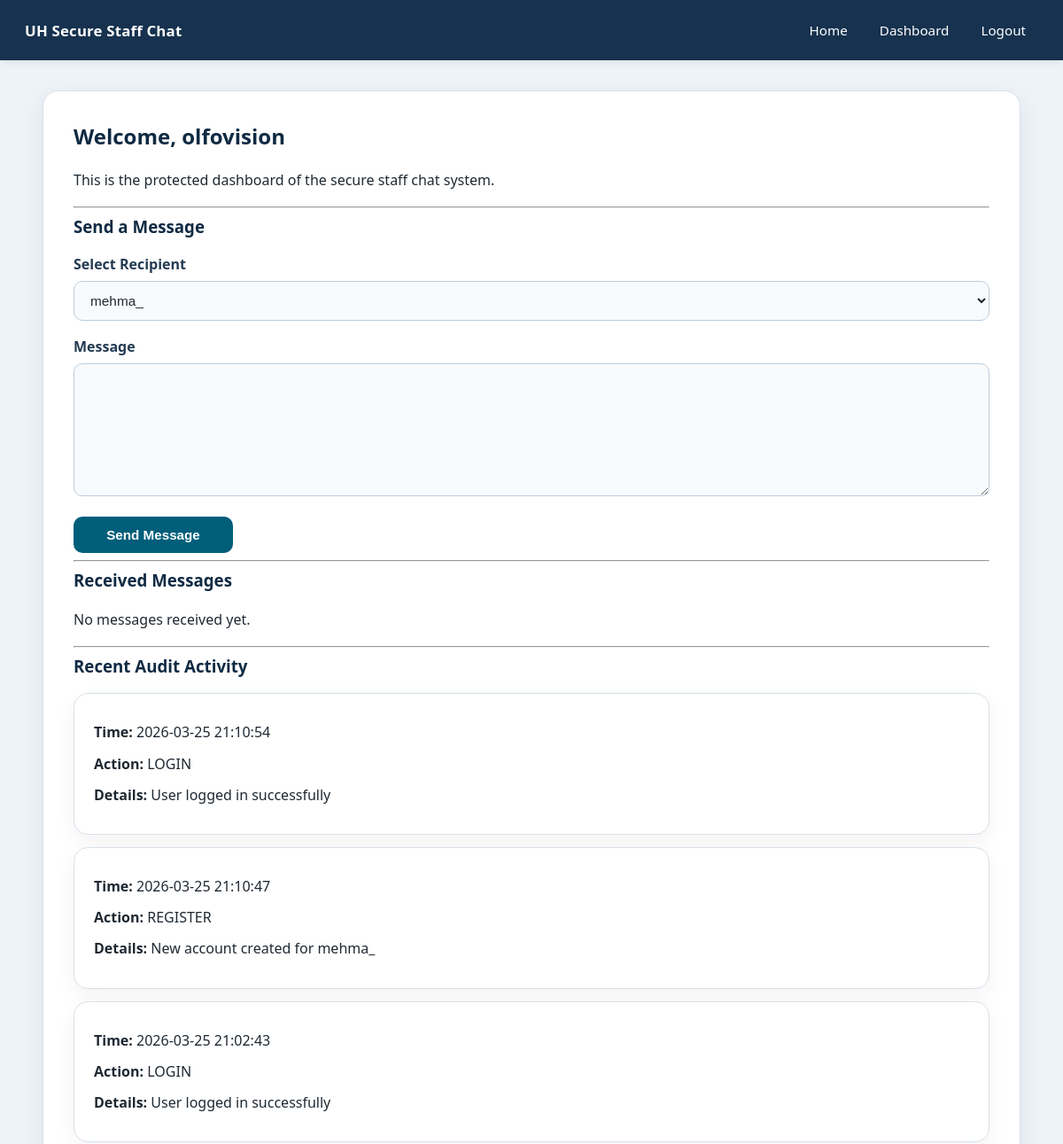
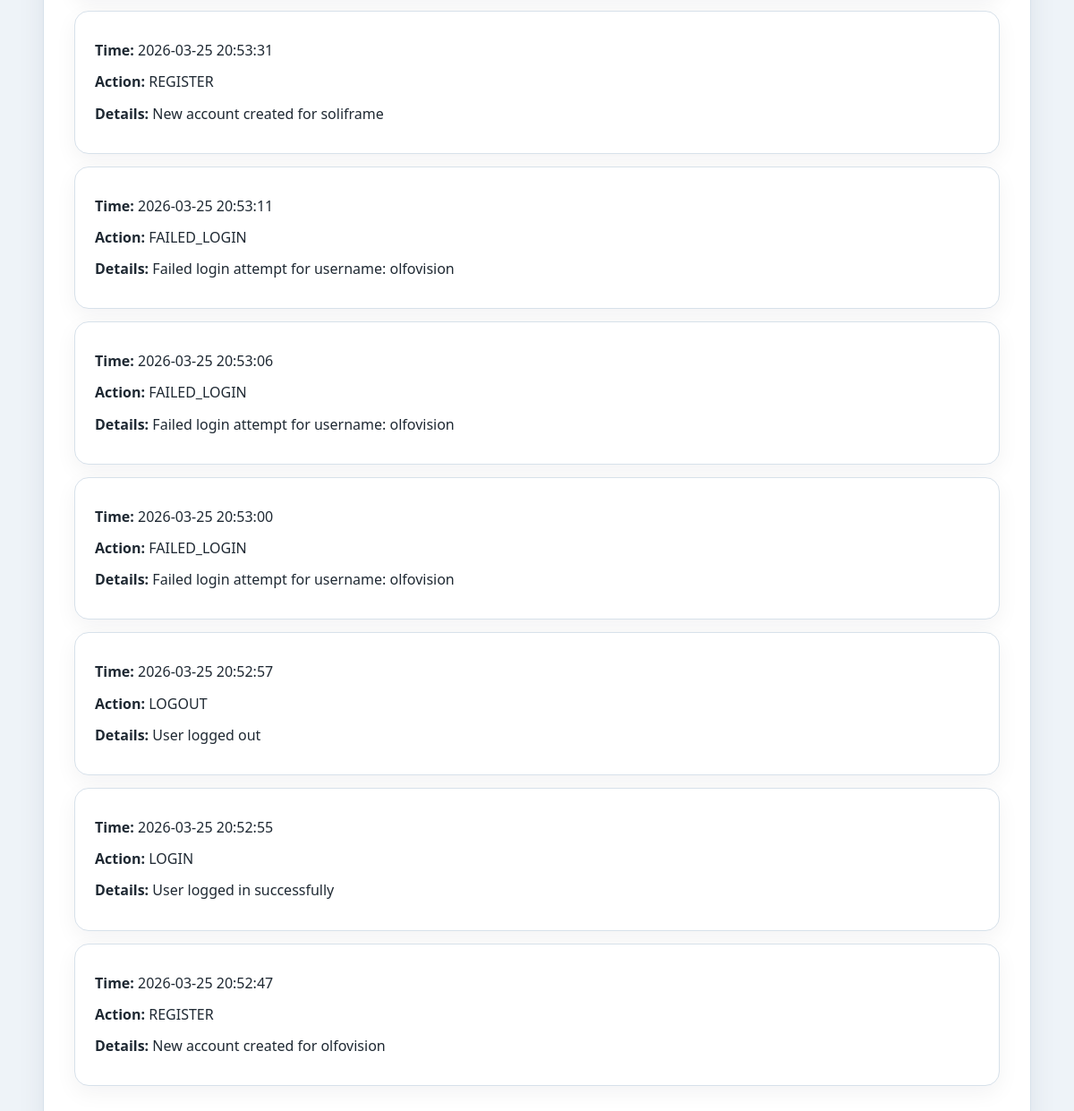
The page /dashboard (signed in) on the database as committed earlier (2 pictures, top to bottom).
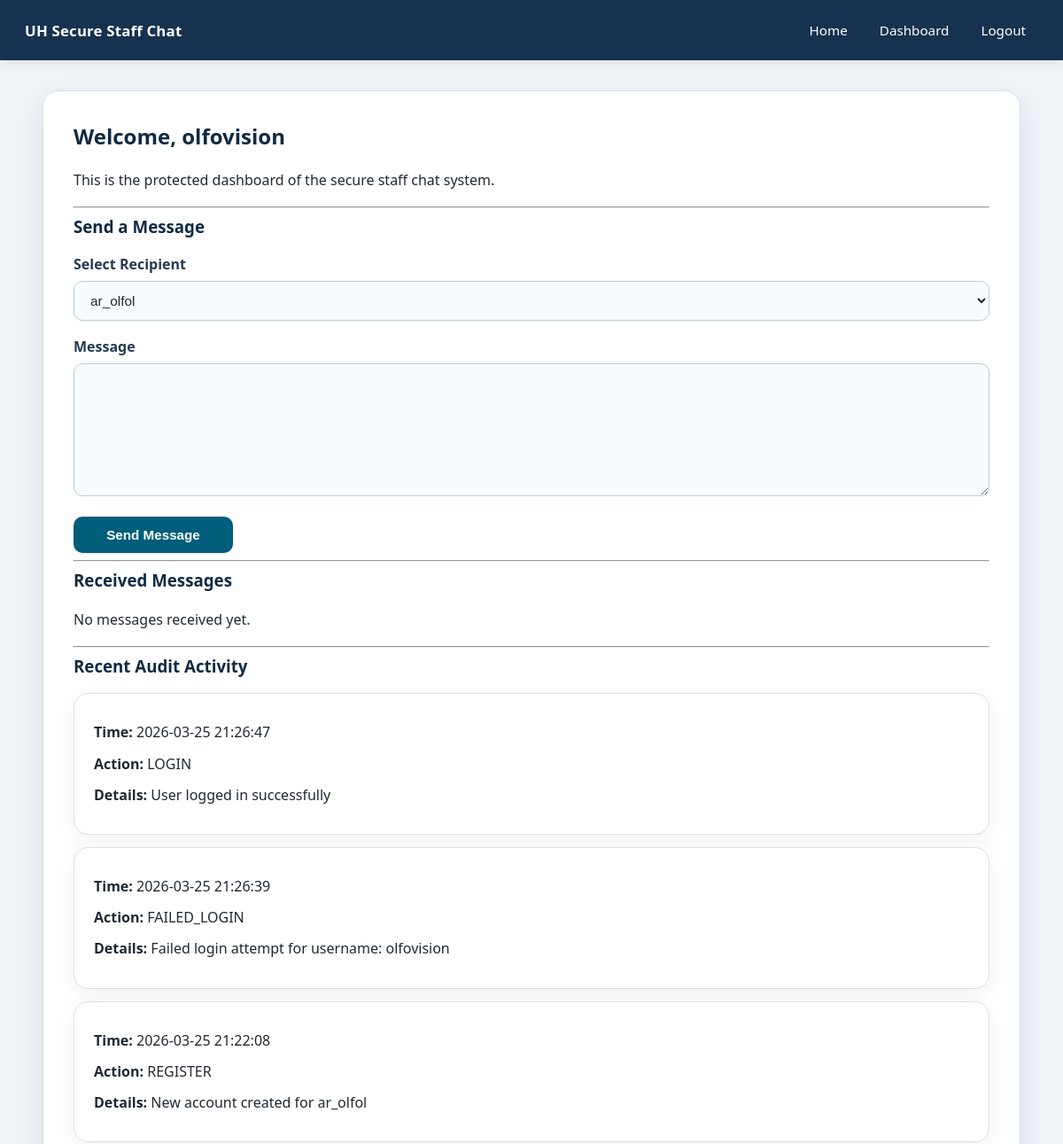
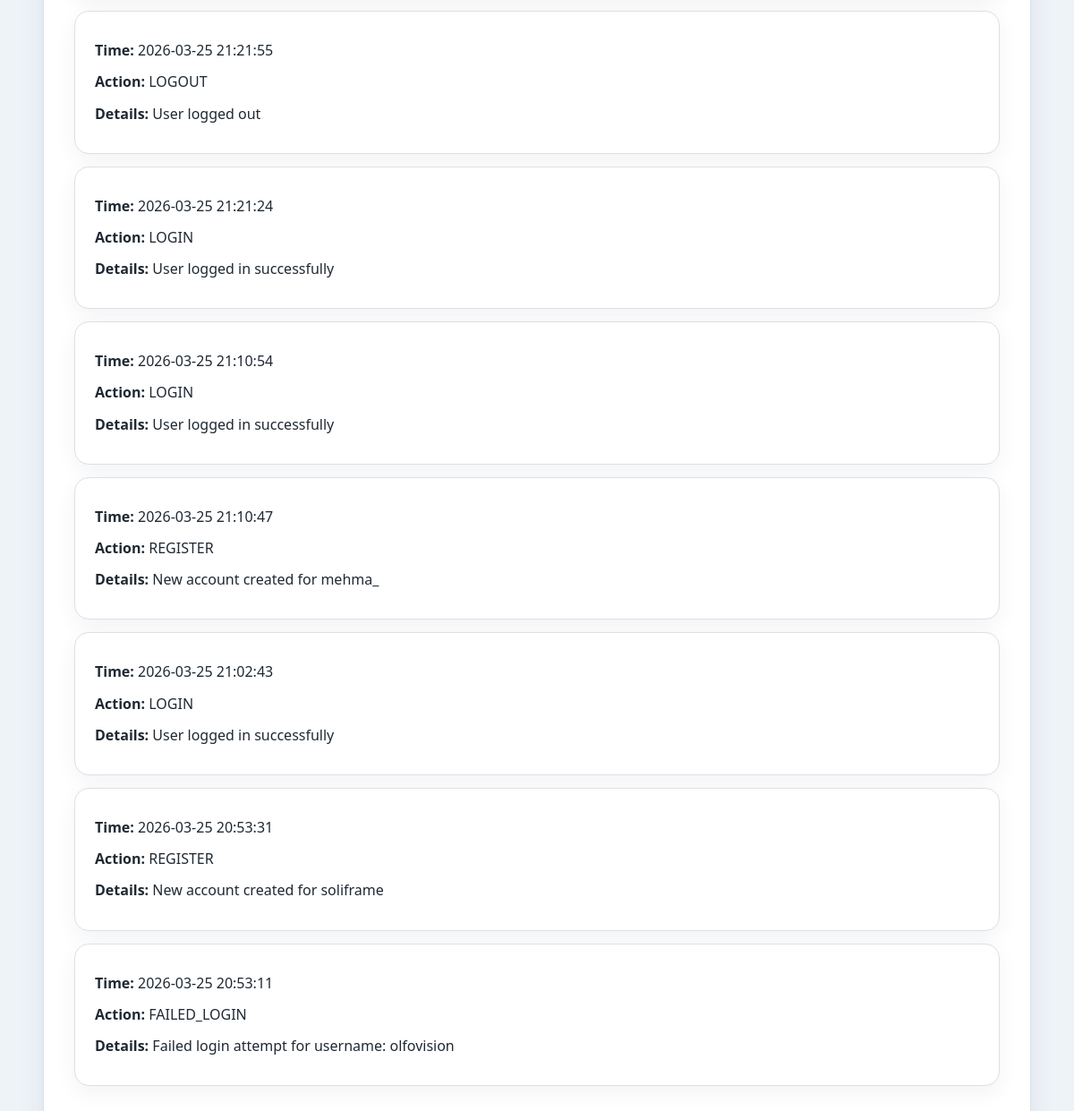
The same page on the database as committed later (2 pictures, top to bottom).
### tables this page shows
CREATE TABLE audit_logs (
            id INTEGER PRIMARY KEY AUTOINCREMENT,
            user_id INTEGER,
            action TEXT NOT NULL,
            details TEXT,
            created_at TEXT NOT NULL,
            FOREIGN KEY (user_id) REFERENCES users (id)
        );

### app.py (the view, shortened to what this page needs)
@app.route("/dashboard", methods=["GET", "POST"])
@login_required
def dashboard():
    conn = get_db_connection()
    users = conn.execute(
        """
        SELECT id, username
        FROM users
        WHERE id != ?
        ORDER BY username
    """,
        (session["user_id"],),
    ).fetchall()
    received_messages_raw = conn.execute(
        """
        SELECT messages.created_at, messages.message_text, users.username AS sender_name
        FROM messages
        JOIN users ON messages.sender_id = users.id
        WHERE messages.receiver_id = ?
        ORDER BY messages.created_at DESC
        """,
        (session["user_id"],),
    ).fetchall()
    received_messages = []
    logs = conn.execute(
        """
        SELECT created_at, action, details
        FROM audit_logs
        ORDER BY created_at DESC
        LIMIT 10
    """
    ).fetchall()
    conn.close()
    return render_template(
        "dashboard.html", users=users, messages=received_messages, logs=logs
    )

### app.py (called while the page is built)
def get_db_connection():
    conn = sqlite3.connect(DATABASE)
    conn.row_factory = sqlite3.Row
    return conn

def login_required(route_function):
    @wraps(route_function)
    def wrapped_function(*args, **kwargs):
        if "user_id" not in session:
            flash("Please log in first.")
            return redirect(url_for("login"))
        return route_function(*args, **kwargs)
    return wrapped_function

@app.before_request
def make_session_permanent():
    if "user_id" in session:
        session.permanent = True

### templates/dashboard.html
{% extends "base.html" %}
{% block content %}
    <h2>Welcome, {{ session["username"] }}</h2>
    <p>This is the protected dashboard of the secure staff chat system.</p>
    <hr>
    <h3>Send a Message</h3>
    <form method="POST" class="form-container">
        <label>Select Recipient</label>
        <select name="receiver_id" required>
            {% for user in users %}
                <option value="{{ user['id'] }}">{{ user['username'] }}</option>
            {% endfor %}
        </select>
        <label>Message</label>
        <textarea name="message_text" rows="4" required></textarea>
        <button type="submit">Send Message</button>
    </form>
    <hr>
    <h3>Received Messages</h3>
    {% if messages %}
        {% for msg in messages %}
            <div class="log-box">
                <p><strong>From:</strong> {{ msg['sender_name'] }}</p>
                <p><strong>Time:</strong> {{ msg['created_at'] }}</p>
                <p><strong>Message:</strong> {{ msg['message_text'] }}</p>
            </div>
        {% endfor %}
    {% else %}
        <p>No messages received yet.</p>
    {% endif %}
    <hr>
    <h3>Recent Audit Activity</h3>
    {% if logs %}
        {% for log in logs %}
            <div class="log-box">
                <p><strong>Time:</strong> {{ log['created_at'] }}</p>
                <p><strong>Action:</strong> {{ log['action'] }}</p>
                <p><strong>Details:</strong> {{ log['details'] }}</p>
            </div>
        {% endfor %}
    {% else %}
        <p>No audit logs yet.</p>
    {% endif %}
{% endblock %}

### templates/base.html (shortened to what this page needs)
<!doctype html>
<html lang="en">
  <head>
  </head>
  <body>
    <nav>
      <div class="nav-inner">
        <a href="/" class="brand">UH Secure Staff Chat</a>
        <div class="nav-links">
          <a href="/">Home</a>
          {% if session.get("user_id") %}
          <a href="/dashboard">Dashboard</a>
          <a href="/logout">Logout</a>
          {% else %}
          <a href="/login">Login</a>
          <a href="/register">Register</a>
          {% endif %}
        </div>
      </div>
    </nav>
    <div class="container">
      <div class="page-panel">
        {% block content %}{% endblock %}
      </div>
    </div>
  </body>
</html>

### templates/base.html (style rules this page uses)
:root { --nav-bg: #16324f; --nav-hover: #234b73; --page-bg: #eef3f8; --panel-bg: #ffffff; --panel-border: #d7e1ea; --text-main: #1f2933; --text-soft: #52606d; --accent: #005e7a; --accent-hover: #004b61; --success-bg: #e9f7ef; --success-border: #9fd5b3; --shadow: 0 10px 30px rgba(22, 50, 79, 0.08); }
* { box-sizing: border-box; }
body { margin: 0; font-family: "Segoe UI", Tahoma, Arial, sans-serif; background: var(--page-bg); color: var(--text-main); }
nav { background: var(--nav-bg); padding: 0 28px; box-shadow: 0 2px 10px rgba(0, 0, 0, 0.08); }
.nav-inner { max-width: 1200px; margin: 0 auto; min-height: 68px; display: flex; align-items: center; justify-content: space-between; gap: 20px; }
.brand { color: #ffffff; font-size: 1.05rem; font-weight: 700; letter-spacing: 0.2px; text-decoration: none; white-space: nowrap; }
.nav-links { display: flex; align-items: center; gap: 8px; flex-wrap: wrap; }
.nav-links a { color: #ffffff; text-decoration: none; padding: 10px 14px; border-radius: 8px; font-size: 0.95rem; transition: background-color 0.2s ease; }
.container { width: min(1180px, 92%); margin: 34px auto; }
.page-panel { background: var(--panel-bg); border: 1px solid var(--panel-border); border-radius: 18px; padding: 34px; box-shadow: var(--shadow); }
h1, h2, h3, h4 { margin-top: 0; color: #102a43; }
p { line-height: 1.7; color: var(--text-main); }
.auth-card, .content-card, .log-box { background: #ffffff; border: 1px solid var(--panel-border); border-radius: 16px; padding: 22px; box-shadow: 0 8px 24px rgba(15, 23, 42, 0.05); }
.form-container { max-width: 100%; }
label { display: block; margin-bottom: 8px; font-weight: 600; color: #243b53; }
input, select, textarea { width: 100%; padding: 12px 14px; margin-bottom: 18px; border-radius: 10px; border: 1px solid #bcccdc; background: #f8fbfd; color: var(--text-main); font-size: 0.96rem; transition: border-color 0.2s ease, box-shadow 0.2s ease, background-color 0.2s ease; }
textarea { resize: vertical; min-height: 150px; }
button, .button-link { display: inline-flex; align-items: center; justify-content: center; min-width: 180px; padding: 12px 18px; border: none; border-radius: 10px; background: var(--accent); color: #ffffff; font-weight: 600; font-size: 0.95rem; cursor: pointer; text-decoration: none; transition: background-color 0.2s ease, transform 0.15s ease; }
.log-box { margin-bottom: 14px; overflow-wrap: break-word; word-break: break-word; line-height: 1.65; }
.log-box p { margin: 8px 0; }

Rows that differ between the two databases and show on the page:
no longer on this page (row unchanged): audit_logs: created_at "2026-03-25 20:53:06", action "FAILED_LOGIN", details "Failed login attempt for username: olfovision"
no longer on this page (row unchanged): audit_logs: created_at "2026-03-25 20:53:00", action "FAILED_LOGIN", details "Failed login attempt for username: olfovision"
no longer on this page (row unchanged): audit_logs: created_at "2026-03-25 20:52:57", action "LOGOUT", details "User logged out"
no longer on this page (row unchanged): audit_logs: created_at "2026-03-25 20:52:55", action "LOGIN", details "User logged in successfully"
no longer on this page (row unchanged): audit_logs: created_at "2026-03-25 20:52:47", action "REGISTER", details "New account created for olfovision"
added audit_logs: created_at "2026-03-25 21:26:47", action "LOGIN", details "User logged in successfully"
added audit_logs: created_at "2026-03-25 21:26:39", action "FAILED_LOGIN", details "Failed login attempt for username: olfovision"
added audit_logs: created_at "2026-03-25 21:22:08", action "REGISTER", details "New account created for ar_olfol"
added audit_logs: created_at "2026-03-25 21:21:55", action "LOGOUT", details "User logged out"
added audit_logs: created_at "2026-03-25 21:21:24", action "LOGIN", details "User logged in successfully"
Other text that changed with them:
form field receiver_id: "mehma_" → "ar_olfol"
